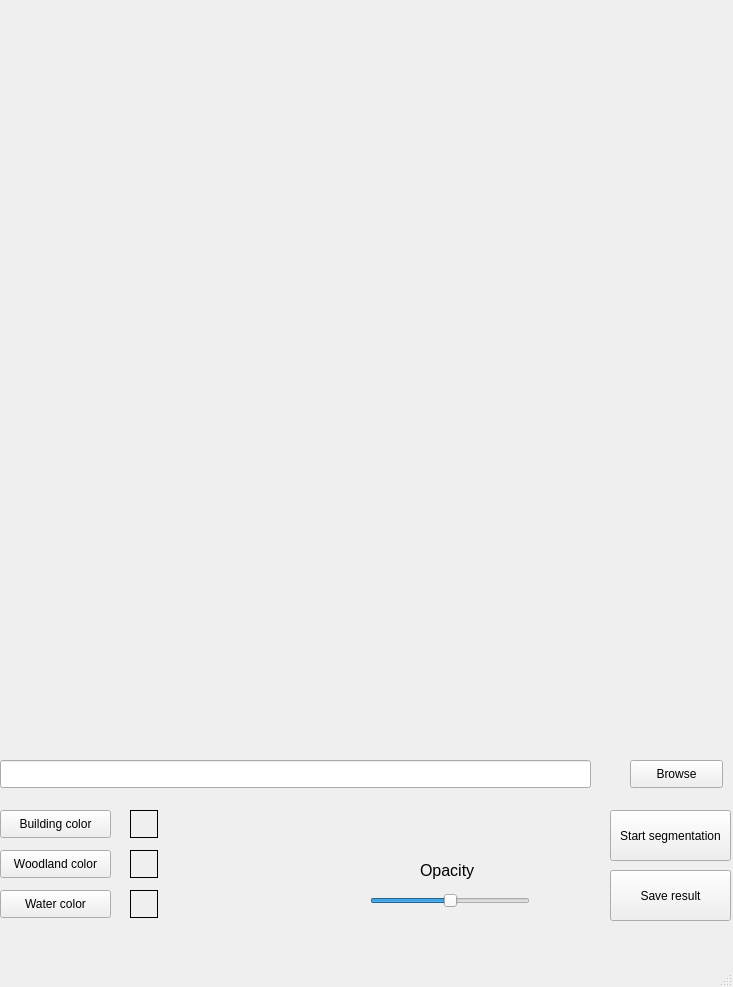
<?xml version="1.0" encoding="UTF-8"?>
<ui version="4.0">
 <class>MainWindow</class>
 <widget class="QMainWindow" name="MainWindow">
  <property name="geometry">
   <rect>
    <x>0</x>
    <y>0</y>
    <width>733</width>
    <height>987</height>
   </rect>
  </property>
  <property name="windowTitle">
   <string>MainWindow</string>
  </property>
  <widget class="QWidget" name="centralwidget">
   <widget class="QLabel" name="Photo">
    <property name="geometry">
     <rect>
      <x>0</x>
      <y>0</y>
      <width>741</width>
      <height>731</height>
     </rect>
    </property>
    <property name="text">
     <string/>
    </property>
    <property name="pixmap">
     <pixmap>DataSet/Raw/images/M-34-51-C-d-4-1.png</pixmap>
    </property>
    <property name="scaledContents">
     <bool>true</bool>
    </property>
   </widget>
   <widget class="QLineEdit" name="filename">
    <property name="geometry">
     <rect>
      <x>0</x>
      <y>760</y>
      <width>591</width>
      <height>28</height>
     </rect>
    </property>
   </widget>
   <widget class="QPushButton" name="browse">
    <property name="geometry">
     <rect>
      <x>630</x>
      <y>760</y>
      <width>93</width>
      <height>28</height>
     </rect>
    </property>
    <property name="text">
     <string>Browse</string>
    </property>
   </widget>
   <widget class="QPushButton" name="startButton">
    <property name="enabled">
     <bool>true</bool>
    </property>
    <property name="geometry">
     <rect>
      <x>610</x>
      <y>810</y>
      <width>121</width>
      <height>51</height>
     </rect>
    </property>
    <property name="text">
     <string>Start segmentation</string>
    </property>
   </widget>
   <widget class="QPushButton" name="buildingColor">
    <property name="geometry">
     <rect>
      <x>0</x>
      <y>810</y>
      <width>111</width>
      <height>28</height>
     </rect>
    </property>
    <property name="text">
     <string>Building color</string>
    </property>
   </widget>
   <widget class="QPushButton" name="woodlandColor">
    <property name="geometry">
     <rect>
      <x>0</x>
      <y>850</y>
      <width>111</width>
      <height>28</height>
     </rect>
    </property>
    <property name="text">
     <string>Woodland color</string>
    </property>
   </widget>
   <widget class="QPushButton" name="waterColor">
    <property name="geometry">
     <rect>
      <x>0</x>
      <y>890</y>
      <width>111</width>
      <height>28</height>
     </rect>
    </property>
    <property name="text">
     <string>Water color</string>
    </property>
   </widget>
   <widget class="QLabel" name="color0">
    <property name="geometry">
     <rect>
      <x>130</x>
      <y>810</y>
      <width>28</width>
      <height>28</height>
     </rect>
    </property>
    <property name="frameShape">
     <enum>QFrame::Box</enum>
    </property>
    <property name="frameShadow">
     <enum>QFrame::Plain</enum>
    </property>
    <property name="text">
     <string/>
    </property>
   </widget>
   <widget class="QLabel" name="color1">
    <property name="geometry">
     <rect>
      <x>130</x>
      <y>850</y>
      <width>28</width>
      <height>28</height>
     </rect>
    </property>
    <property name="frameShape">
     <enum>QFrame::Box</enum>
    </property>
    <property name="text">
     <string/>
    </property>
   </widget>
   <widget class="QLabel" name="color2">
    <property name="geometry">
     <rect>
      <x>130</x>
      <y>890</y>
      <width>28</width>
      <height>28</height>
     </rect>
    </property>
    <property name="frameShape">
     <enum>QFrame::Box</enum>
    </property>
    <property name="text">
     <string/>
    </property>
   </widget>
   <widget class="QSlider" name="opacitySlider">
    <property name="geometry">
     <rect>
      <x>370</x>
      <y>890</y>
      <width>160</width>
      <height>22</height>
     </rect>
    </property>
    <property name="maximum">
     <number>100</number>
    </property>
    <property name="singleStep">
     <number>10</number>
    </property>
    <property name="sliderPosition">
     <number>50</number>
    </property>
    <property name="orientation">
     <enum>Qt::Horizontal</enum>
    </property>
   </widget>
   <widget class="QLabel" name="opacityLabel">
    <property name="geometry">
     <rect>
      <x>420</x>
      <y>860</y>
      <width>71</width>
      <height>20</height>
     </rect>
    </property>
    <property name="font">
     <font>
      <pointsize>12</pointsize>
     </font>
    </property>
    <property name="text">
     <string>Opacity</string>
    </property>
   </widget>
   <widget class="QPushButton" name="saveButton">
    <property name="enabled">
     <bool>true</bool>
    </property>
    <property name="geometry">
     <rect>
      <x>610</x>
      <y>870</y>
      <width>121</width>
      <height>51</height>
     </rect>
    </property>
    <property name="text">
     <string>Save result</string>
    </property>
   </widget>
  </widget>
  <widget class="QMenuBar" name="menubar">
   <property name="geometry">
    <rect>
     <x>0</x>
     <y>0</y>
     <width>733</width>
     <height>26</height>
    </rect>
   </property>
  </widget>
  <widget class="QStatusBar" name="statusbar"/>
 </widget>
 <resources/>
 <connections/>
</ui>
